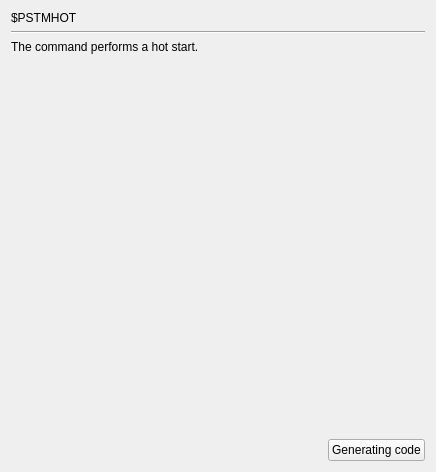
     <widget class="QWidget" name="page_PSTMHOT">
      <layout class="QGridLayout" name="gridLayout_12">
       <item row="0" column="0">
        <widget class="QLabel" name="label_49">
         <property name="text">
          <string>$PSTMHOT</string>
         </property>
        </widget>
       </item>
       <item row="1" column="0" colspan="3">
        <widget class="Line" name="line_8">
         <property name="orientation">
          <enum>Qt::Horizontal</enum>
         </property>
        </widget>
       </item>
       <item row="2" column="0" colspan="2">
        <widget class="QLabel" name="label_50">
         <property name="text">
          <string>The command performs a hot start.</string>
         </property>
        </widget>
       </item>
       <item row="3" column="2">
        <spacer name="verticalSpacer_12">
         <property name="orientation">
          <enum>Qt::Vertical</enum>
         </property>
         <property name="sizeHint" stdset="0">
          <size>
           <width>20</width>
           <height>379</height>
          </size>
         </property>
        </spacer>
       </item>
       <item row="4" column="1">
        <spacer name="horizontalSpacer_10">
         <property name="orientation">
          <enum>Qt::Horizontal</enum>
         </property>
         <property name="sizeHint" stdset="0">
          <size>
           <width>238</width>
           <height>20</height>
          </size>
         </property>
        </spacer>
       </item>
       <item row="4" column="2">
        <widget class="QPushButton" name="GC_PSTMHOT">
         <property name="text">
          <string>Generating code</string>
         </property>
        </widget>
       </item>
      </layout>
     </widget>
